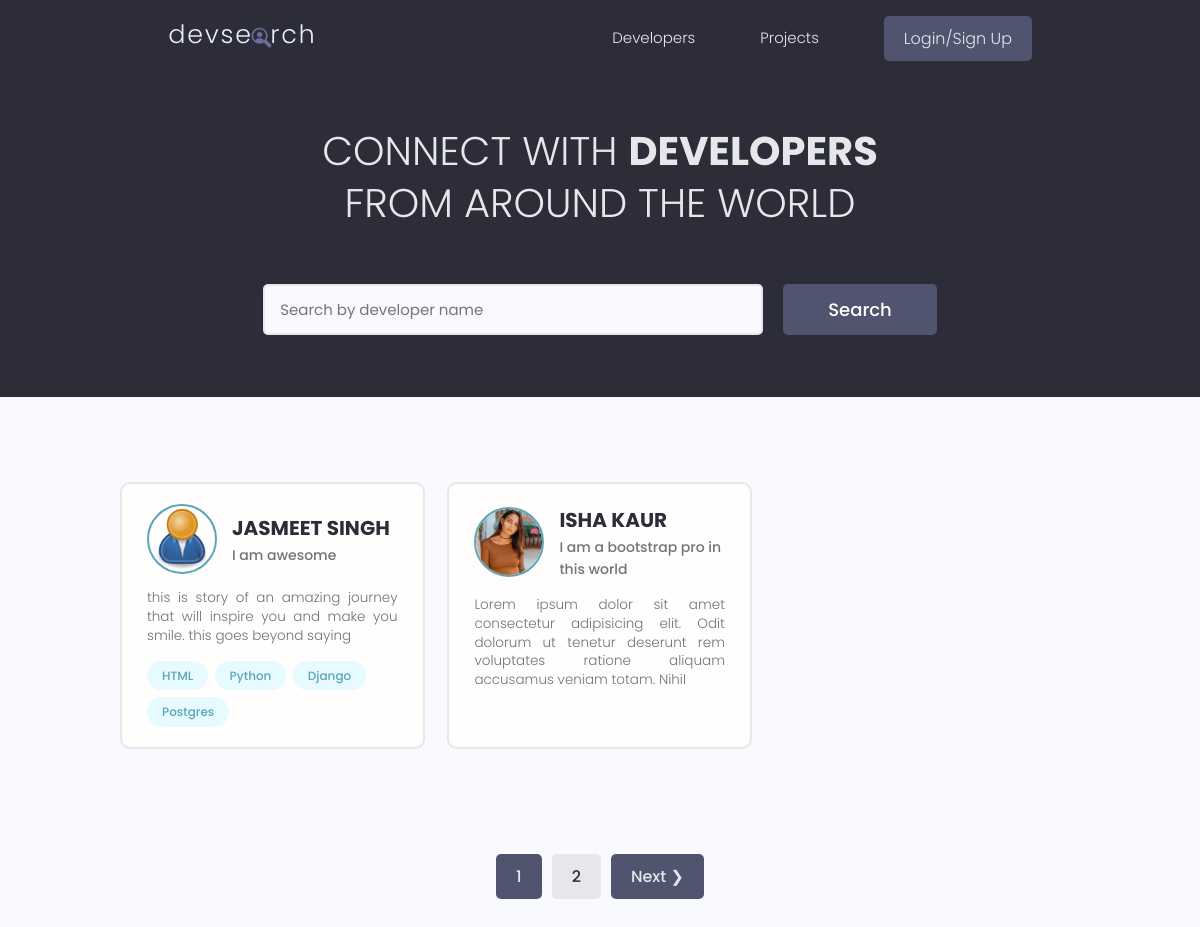
Before: /users/ with the older database file.
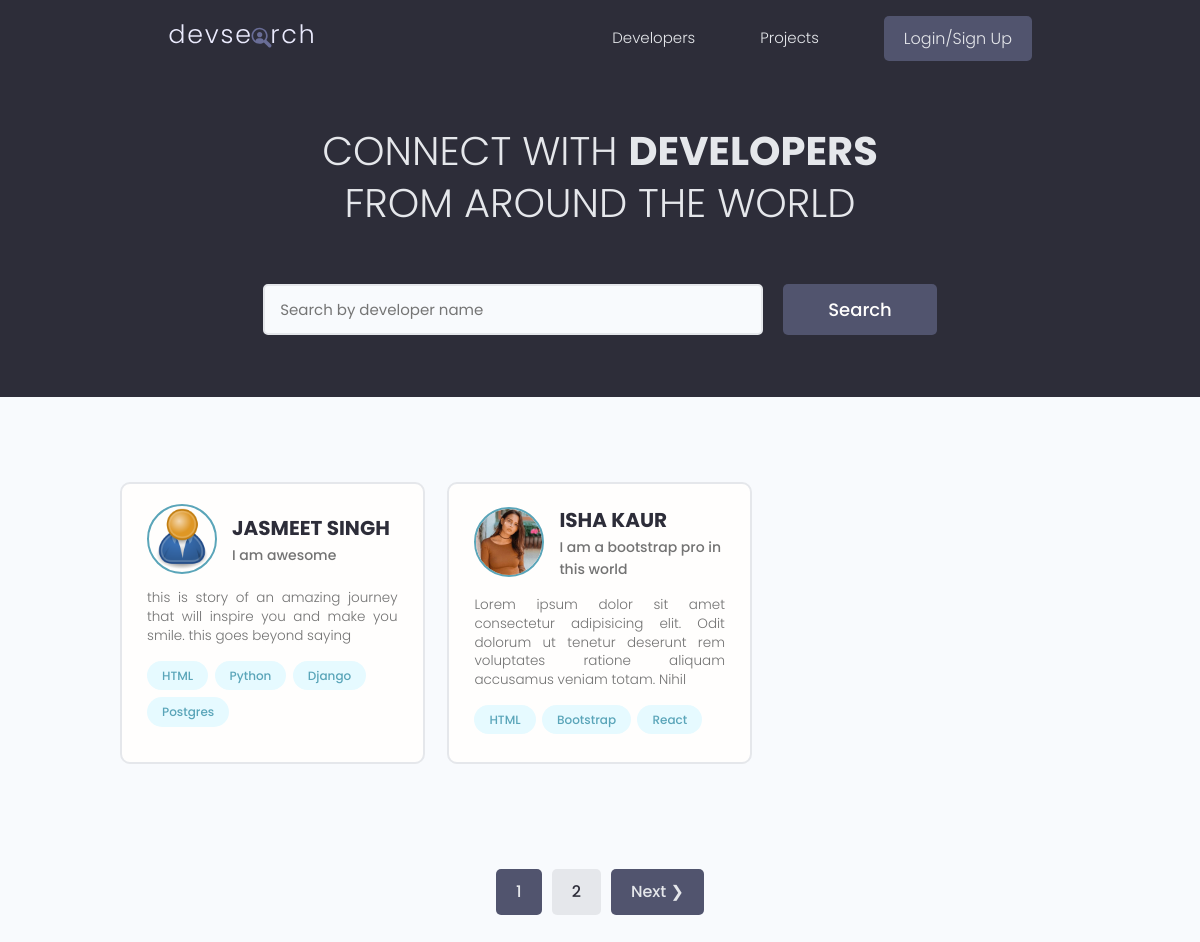
After: the same page with the newer database file.
### users/models.py (models this page shows, shortened)
class Profile(models.Model):
    user = models.OneToOneField(User, on_delete=models.CASCADE, null=True, blank=True)
    name = models.CharField(max_length=200, blank=True, null=True)
    username = models.CharField(max_length=200, blank=True, null=True)
    location = models.CharField(max_length=200, blank=True, null=True)
    email = models.EmailField(max_length=500, blank=True, null=True)
    short_intro = models.CharField(max_length=200, blank=True, null=True)
    bio =  models.TextField(blank=True, null=True)
    profile_image = models.ImageField(null=True, blank=True, upload_to ='profies/', default='profiles/user-default.png' )
    social_github = models.CharField(max_length=200, blank=True, null=True)
    social_twitter = models.CharField(max_length=200, blank=True, null=True)
    social_linkedin = models.CharField(max_length=200, blank=True, null=True)
    social_youtube= models.CharField(max_length=200, blank=True, null=True)
    social_website= models.CharField(max_length=200, blank=True, null=True)
    created = models.DateTimeField(auto_now_add=True)
    id = models.UUIDField(default=uuid.uuid4, unique=True, primary_key=True, editable=False)

class Skill(models.Model):
    owner = models.ForeignKey(Profile, on_delete=models.CASCADE, null=True)
    name = models.CharField(max_length=200, blank=True, null=True)
    description = models.TextField(blank=True, null=True)
    created = models.DateTimeField(auto_now_add=True)
    id = models.UUIDField(default=uuid.uuid4, unique=True, primary_key=True, editable=False)
    def __str__(self):
         return str(self.name)

### users/views.py (the view)
# urls.py: path('', views.profiles, name='profiles'),
def profiles(request):
    profiles, search_query = searchProfiles(request)
    results = 2
    custom_range, profiles = paginationProfiles(request, profiles, results)
    context = {'profiles': profiles, 'search_query': search_query, 'custom_range': custom_range}
    return render(request, 'users/profiles.html', context)

### users/utils.py (called while the page is built)
def paginationProfiles(request, profiles, results):
    page = request.GET.get('page')
    paginator = Paginator(profiles, results)
    try:
        profiles = paginator.page(page)
    except PageNotAnInteger:
        page = 1
        profiles = paginator.page(page)
    except EmptyPage:
        page = paginator.num_pages
        profiles = paginator.page(page)
    leftIndex = (int(page) - 2)
    if leftIndex < 1:
        leftIndex = 1
    rightIndex = (int(page) + 2)
    if rightIndex > paginator.num_pages:
        rightIndex = paginator.num_pages + 1
    custom_range = range(leftIndex, rightIndex)
    return custom_range, profiles

def searchProfiles(request):
    search_query = ''
    if request.GET.get('search_query'):
        search_query = request.GET.get('search_query')
    skills = Skill.objects.filter(name__icontains=search_query)
    profiles = Profile.objects.distinct().filter(
        Q(name__icontains=search_query) |
        Q(short_intro__icontains=search_query) |
        Q(skill__in=skills)
    )
    return profiles, search_query

### users/templates/users/profiles.html (shortened to what this page needs)
{% extends 'main.html' %}
{% block content %}
<main class="home">
    <section class="hero-section text-center">
      <div class="container container--narrow">
        <div class="hero-section__box">
          <h2>CONNECT WITH <span>DEVELOPERS</span></h2>
          <h2>FROM AROUND THE WORLD</h2>
        </div>
        <div class="hero-section__search">
          <form class="form" action="{% url 'profiles' %}" method="get">
            <div class="form__field">
              <input class="input input--text" id="formInput#search" type="text" name="search_query"
                placeholder="Search by developer name" value="{{ search_query }}" />
            </div>
            <input class="btn btn--sub btn--lg" type="submit" value="Search" />
          </form>
        </div>
      </div>
    </section>
    <section class="devlist">
      <div class="container">
        <div class="grid grid--three">
        {% for profile in profiles %}
          <div class="column card">
            <div class="dev">
              <a href="{% url 'user-profile' profile.id %}" class="card__body">
                <div class="dev__profile">
                  <img class="avatar avatar--md" src="{{ profile.profile_image.url }} " alt="image" />
                  <div class="dev__meta">
                    <h3>{{ profile.name | upper }}</h3>
                    <h5>{{ profile.short_intro | slice:"60" }}</h5>
                  </div>
                </div>
                <p class="dev__info">{{ profile.bio | slice:"150" }}</p>
                <div class="dev__skills">
                {% for skill in profile.skill_set.all|slice:"5" %}
                  <span class="tag tag--pill tag--main">
                    <small>{{ skill }}</small>
                  </span>
                {% endfor %}
                </div>
              </a>
            </div>
          </div>
        {% endfor %}
        </div>
      </div>
    </section>
    {% include 'pagination.html' with queryset=profiles custom_range=custom_range %}
  </main>
{% endblock content %}

Changed rows visible on the page:
added Skill: name "HTML", shown under Profile "ISHA KAUR"
added Skill: name "Bootstrap", shown under Profile "ISHA KAUR"
added Skill: name "React", shown under Profile "ISHA KAUR"
